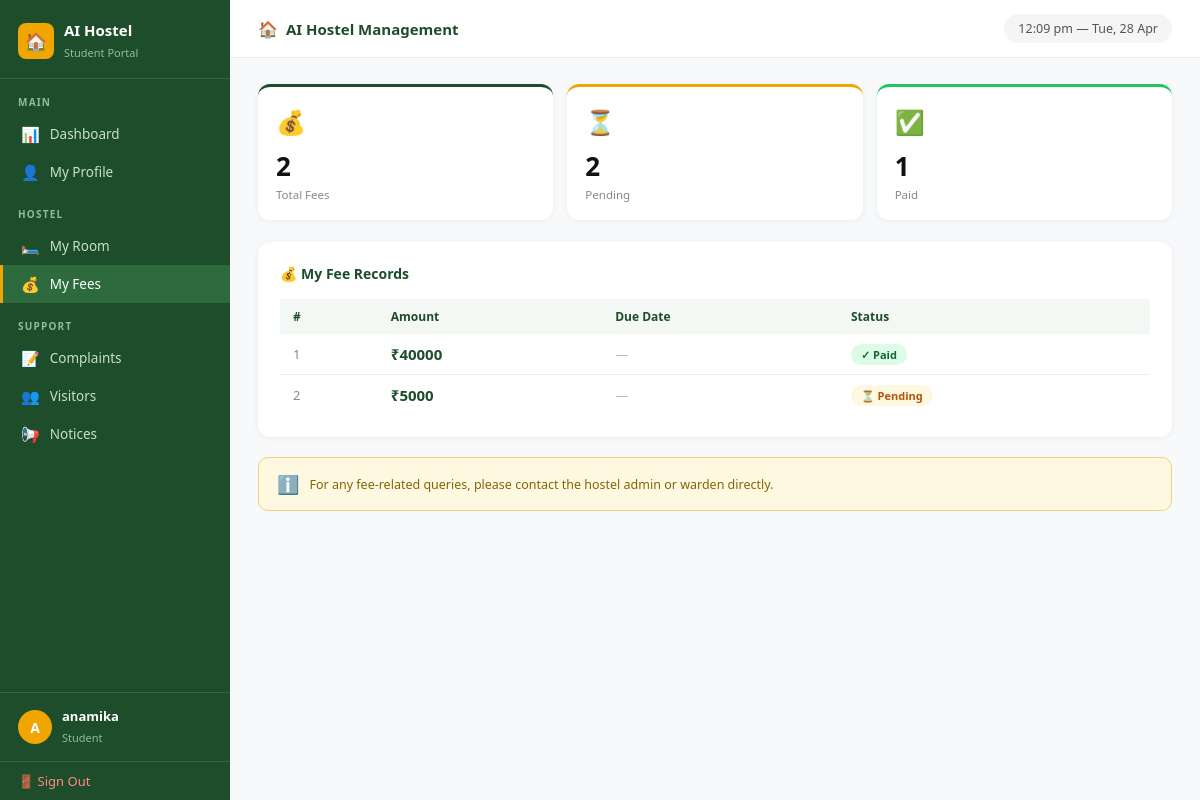
Page /student/fees/ (signed in) on the committed database.
### hostel_app/models.py (models this page shows, shortened)
class Student(models.Model):
    user = models.OneToOneField(User, on_delete=models.CASCADE, null=True, blank=True)
    name = models.CharField(max_length=100)
    email = models.EmailField(unique=True)
    phone = models.CharField(max_length=15)
    course = models.CharField(max_length=100)
    room_number = models.IntegerField(null=True, blank=True)

class Fee(models.Model):
    student = models.ForeignKey(Student, on_delete=models.CASCADE)
    amount = models.IntegerField()
    status = models.CharField(max_length=10, default="Pending")
    due_date = models.DateField(null=True, blank=True)

### hostel_app/views.py (the view)
# urls.py: path('student/fees/', views.my_fees, name='my_fees'),
@login_required(login_url='/student/login/')
def my_fees(request):
    student = Student.objects.get(user=request.user)
    fees = Fee.objects.filter(student=student)
    return render(request, 'hostel_app/student/fees.html', {
        'student': student,
        'fees': fees
    })

### hostel_app/templates/hostel_app/student/fees.html
{% extends 'hostel_app/student/base.html' %}
{% block content %}
<div class="cards-grid" style="grid-template-columns: repeat(3, 1fr);">
    <div class="stat-card">
        <div class="card-icon">💰</div>
        <h3>{{ fees|length }}</h3>
        <p>Total Fees</p>
    </div>
    <div class="stat-card orange">
        <div class="card-icon">⏳</div>
        <h3>{% with count=0 %}
            {% for fee in fees %}{% if fee.status == 'Pending' %}
                {{ forloop.counter }}
            {% endif %}{% endfor %}
        {% endwith %}</h3>
        <p>Pending</p>
    </div>
    <div class="stat-card" style="border-top-color: #22c55e;">
        <div class="card-icon">✅</div>
        <h3>{% for fee in fees %}{% if fee.status == 'Paid' %}{{ forloop.counter }}{% endif %}{% endfor %}</h3>
        <p>Paid</p>
    </div>
</div>
<div class="section-box">
    <h3>💰 My Fee Records</h3>
    {% if fees %}
    <table>
        <thead>
            <tr>
                <th>#</th>
                <th>Amount</th>
                <th>Due Date</th>
                <th>Status</th>
            </tr>
        </thead>
        <tbody>
            {% for fee in fees %}
            <tr>
                <td style="color: #888;">{{ forloop.counter }}</td>
                <td>
                    <span style="font-size: 15px; font-weight: 700; color: #1e4d2b;">
                        ₹{{ fee.amount }}
                    </span>
                </td>
                <td style="color: #555;">
                    {% if fee.due_date %}
                        {{ fee.due_date|date:"d M Y" }}
                    {% else %}
                        <span style="color: #bbb;">—</span>
                    {% endif %}
                </td>
                <td>
                    {% if fee.status == 'Paid' %}
                        <span class="badge badge-paid">✓ Paid</span>
                    {% else %}
                        <span class="badge badge-pending">⏳ Pending</span>
                    {% endif %}
                </td>
            </tr>
            {% endfor %}
        </tbody>
    </table>
    {% else %}
    <div style="text-align: center; padding: 50px 0; color: #aaa;">
        <div style="font-size: 40px; margin-bottom: 12px;">💸</div>
        <p style="font-size: 14px;">No fee records found</p>
        <p style="font-size: 12px; margin-top: 4px;">Contact admin if you think this is wrong</p>
    </div>
    {% endif %}
</div>
<div style="background: #fff8e1; border: 1px solid #f0d080;
            border-radius: 10px; padding: 14px 18px;
            display: flex; align-items: center; gap: 10px;">
    <span style="font-size: 18px;">ℹ️</span>
    <p style="font-size: 12.5px; color: #856404;">
        For any fee-related queries, please contact the hostel admin or warden directly.
    </p>
</div>
{% endblock %}

### hostel_app/templates/hostel_app/student/base.html (shortened to what this page needs)
<!DOCTYPE html>
<html lang="en">
<head>
</head>
<body>
<div class="sidebar">
    <div class="sidebar-logo">
        <div class="logo-icon">🏠</div>
        <div class="logo-text">
            <h3>AI Hostel</h3>
            <span>Student Portal</span>
        </div>
    </div>
    <nav class="sidebar-nav">
        <div class="nav-section-label">Main</div>
        <a href="{% url 'student_dashboard' %}"
           class="{% if request.resolver_match.url_name == 'student_dashboard' %}active{% endif %}">
            <span class="nav-icon">📊</span> Dashboard
        </a>
        <a href="{% url 'student_profile' %}"
           class="{% if request.resolver_match.url_name == 'student_profile' %}active{% endif %}">
            <span class="nav-icon">👤</span> My Profile
        </a>
        <div class="nav-section-label">Hostel</div>
        <a href="{% url 'my_room' %}"
           class="{% if request.resolver_match.url_name == 'my_room' %}active{% endif %}">
            <span class="nav-icon">🛏️</span> My Room
        </a>
        <a href="{% url 'my_fees' %}"
           class="{% if request.resolver_match.url_name == 'my_fees' %}active{% endif %}">
            <span class="nav-icon">💰</span> My Fees
        </a>
        <div class="nav-section-label">Support</div>
        <a href="{% url 'student_complaint' %}"
           class="{% if request.resolver_match.url_name == 'student_complaint' %}active{% endif %}">
            <span class="nav-icon">📝</span> Complaints
        </a>
        <a href="{% url 'visitor_request' %}"
           class="{% if request.resolver_match.url_name == 'visitor_request' %}active{% endif %}">
            <span class="nav-icon">👥</span> Visitors
        </a>
        <a href="{% url 'student_notices' %}"
           class="{% if request.resolver_match.url_name == 'student_notices' %}active{% endif %}">
            <span class="nav-icon">📢</span> Notices
        </a>
    </nav>
    <div class="sidebar-user">
        <div class="user-avatar">{{ student.name|first|upper }}</div>
        <div class="user-info">
            <p>{{ student.name }}</p>
            <span>Student</span>
        </div>
    </div>
    <a href="{% url 'student_logout' %}" class="signout-link">
        🚪 Sign Out
    </a>
</div>
<div class="main">
    <div class="topbar">
        <div class="topbar-left">
            <span>🏠</span>
            <h2>AI Hostel Management</h2>
        </div>
        <span class="clock" id="clock"></span>
    </div>
    <div class="content">
        {% block content %}{% endblock %}
    </div>
</div>
</body>
</html>

### hostel_app/templates/hostel_app/student/base.html (style rules this page uses)
* { margin: 0; padding: 0; box-sizing: border-box; }
body { font-family: 'Segoe UI', Tahoma, Geneva, Verdana, sans-serif; background: #f8f9fa; display: flex; min-height: 100vh; }
.sidebar { width: 230px; background: #1e4d2b; min-height: 100vh; position: fixed; top: 0; left: 0; display: flex; flex-direction: column; }
.sidebar-logo { padding: 20px 18px 16px; display: flex; align-items: center; gap: 10px; border-bottom: 1px solid #2d6b3e; }
.logo-icon { width: 36px; height: 36px; background: #f0a500; border-radius: 8px; display: flex; align-items: center; justify-content: center; font-size: 18px; }
.logo-text h3 { color: white; font-size: 15px; font-weight: 700; }
.logo-text span { color: #8fbc9b; font-size: 11px; }
.nav-section-label { color: #8fbc9b; font-size: 10px; font-weight: 600; letter-spacing: 1.2px; text-transform: uppercase; padding: 16px 18px 6px; }
.sidebar-nav a { display: flex; align-items: center; gap: 10px; padding: 9px 18px; color: #c8dece; text-decoration: none; font-size: 13.5px; border-left: 3px solid transparent; transition: all 0.15s; }
.sidebar-nav a.active { background: #2d6b3e; color: white; border-left: 3px solid #f0a500; }
.sidebar-nav a .nav-icon { font-size: 15px; }
.sidebar-user { margin-top: auto; padding: 14px 18px; border-top: 1px solid #2d6b3e; display: flex; align-items: center; gap: 10px; }
.user-avatar { width: 34px; height: 34px; background: #f0a500; border-radius: 50%; display: flex; align-items: center; justify-content: center; color: white; font-weight: 700; font-size: 14px; }
.user-info p { color: white; font-size: 13px; font-weight: 600; }
.user-info span { color: #8fbc9b; font-size: 11px; }
.signout-link { display: flex; align-items: center; gap: 8px; padding: 10px 18px; color: #ff8a80; text-decoration: none; font-size: 13px; border-top: 1px solid #2d6b3e; }
.main { margin-left: 230px; flex: 1; padding: 0; }
.topbar { background: white; padding: 14px 28px; display: flex; align-items: center; justify-content: space-between; border-bottom: 1px solid #e8ede9; }
.topbar-left { display: flex; align-items: center; gap: 8px; }
.topbar-left h2 { font-size: 15px; color: #1e4d2b; font-weight: 600; }
.clock { background: #f5f5f5; padding: 6px 14px; border-radius: 20px; font-size: 12.5px; color: #555; }
.content { padding: 26px 28px; }
.cards-grid { display: grid; grid-template-columns: repeat(auto-fit, minmax(160px, 1fr)); gap: 14px; margin-bottom: 22px; }
.stat-card { background: white; border-radius: 12px; padding: 18px; box-shadow: 0 1px 6px rgba(0,0,0,0.06); border-top: 3px solid #1e4d2b; }
.stat-card.orange { border-top-color: #f0a500; }
.stat-card .card-icon { font-size: 24px; margin-bottom: 10px; }
.stat-card h3 { font-size: 26px; color: #111; font-weight: 700; }
.stat-card p { font-size: 11.5px; color: #888; margin-top: 3px; }
.section-box { background: white; border-radius: 12px; padding: 22px; box-shadow: 0 1px 6px rgba(0,0,0,0.06); margin-bottom: 20px; }
.section-box h3 { font-size: 14px; color: #1e4d2b; font-weight: 600; margin-bottom: 16px; }
table { width: 100%; border-collapse: collapse; }
th { background: #f4f8f5; color: #1e4d2b; padding: 9px 13px; text-align: left; font-size: 12px; font-weight: 600; }
td { padding: 10px 13px; border-bottom: 1px solid #f0f0f0; font-size: 13px; color: #333; }
tr:last-child td { border-bottom: none; }
.badge { padding: 3px 10px; border-radius: 12px; font-size: 11px; font-weight: 600; }
.badge-pending { background: #fff8e1; color: #b45309; }
.badge-paid { background: #dcfce7; color: #166534; }

### rows in the picture
Student: name|first "A", name "anamika"
Fee: amount "5000", status "⏳ Pending"
Fee: amount "40000", status "✓ Paid"

### other values in the picture
{{ fees|length }} "2"
